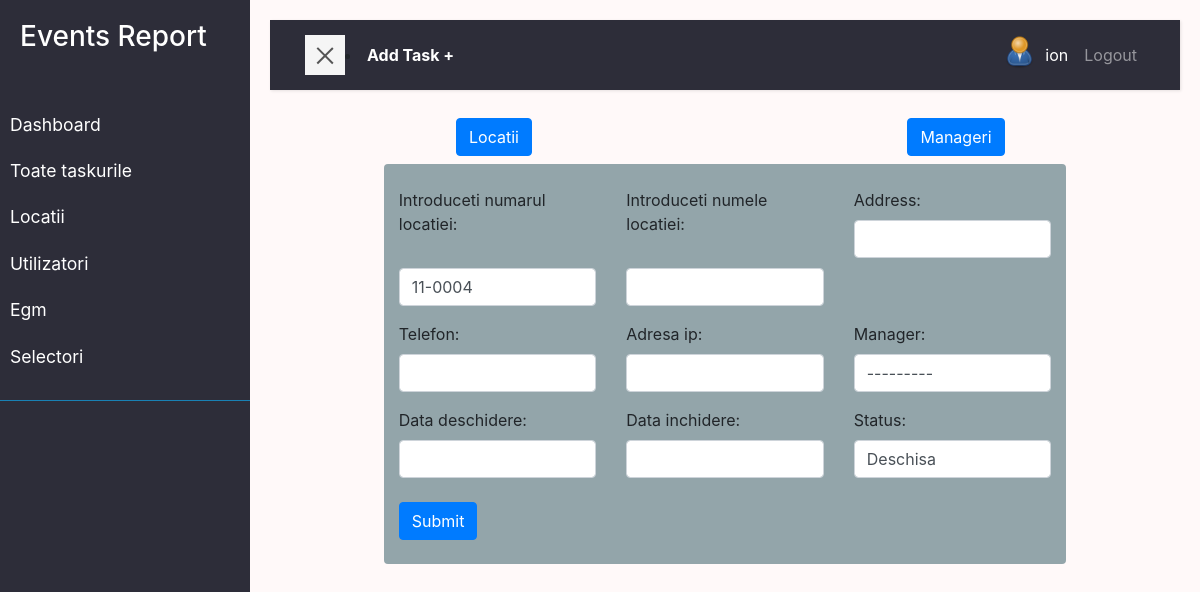
Screenshot of /location/location-edith/1/ (signed in) with the database file from the repository.
### user/models.py (models this page shows, shortened)
class Profile(models.Model):
    user = models.OneToOneField(
        User, on_delete=models.DO_NOTHING, null=True, blank=True)
    nume = models.CharField(max_length=200, blank=True, null=True)
    prenume = models.CharField(max_length=200, blank=True, null=True)
    email = models.EmailField(max_length=500, blank=True, null=True)
    email_serviciu = models.EmailField(max_length=500,unique=True, blank=True, null=True)
    username = models.CharField(max_length=200, blank=True, null=True)
    location = models.CharField(max_length=200, blank=True, null=True)
    functie = models.CharField(max_length=200, blank=True, null=True, default='Tehnician Electronica')
    profile_image = models.ImageField(null=True, blank=True, upload_to='profiles/', default='profiles/user-default.png')
    url_facebook = models.CharField(max_length=200, blank=True, null=True)
    phone = models.CharField(max_length=200, blank=True, null=True)
    phone_serviciu = models.CharField(max_length=200, blank=True, null=True)
    created = models.DateTimeField(auto_now_add=True)
    id = models.UUIDField(default=uuid.uuid4, unique=True,
                        primary_key=True, editable=False)
    class Meta:
        ordering = ['created']
    @property
    def imageURL(self):
        try:
            url = self.profile_image.url
        except:
            url = ''
        return url

### location/models.py (models this page shows, shortened)
class Location(models.Model):
    STAT = (
        ('deschisa', 'Deschisa'),
        ('inchisa', 'Inchisa'),
        ('in_progres', 'In progres'),
    )
    numar = models.CharField(max_length=200)
    name = models.CharField(max_length=200, null=True, blank=True)
    address = models.CharField(max_length=200, null=True, blank=True)
    status = models.CharField(max_length=200, choices=STAT)
    telefon = models.CharField(max_length=200, null=True, blank=True)
    adresa_ip = models.CharField(max_length=200, null=True, blank=True)
    manager = models.ForeignKey(
        'Manager', null=True, blank=True, on_delete=models.SET_NULL)
    data_deschidere = models.DateField(null=True, blank=True)
    data_inchidere = models.DateField(null=True, blank=True)
    created = models.DateTimeField(auto_now_add=True, null=True, blank=True)

### location/views.py (the view)
# urls.py: path('location-edith/<str:pk>/', views.edithLocation, name='location-edith'),
@login_required(login_url='login')
def edithLocation(request, pk):
    locatia = Location.objects.get(id=pk)
    form = LocationForm(instance=locatia)
    if request.method == 'POST':
        form = LocationForm(request.POST, instance=locatia)
        if form.is_valid:
            form.save()
            return redirect('locations')
    context = {'form': form}
    return render(request, 'location/location_form.html', context)

### location/forms.py
class LocationForm(ModelForm):
    class Meta:
        model = Location
        fields = ['numar','name','address','telefon','adresa_ip',
            'manager', 'data_deschidere','data_inchidere', 'status']
        labels = {
            'numar': 'Introduceti numarul locatiei',
            'name': 'Introduceti numele locatiei',
        }
    def __init__(self, *args, **kwargs):
        super(LocationForm, self).__init__(*args, **kwargs)
        for name, field in self.fields.items():
            field.widget.attrs.update({'class':'form-control'})

### location/templates/location/location_form.html (shortened to what this page needs)
{% extends 'main.html' %}
{% block content %}
<div class="row text-center p-2">
<div class="col"><a class="btn btn-primary" href="{% url 'locations' %}">Locatii</a></div>
<div class="col"><a class="btn btn-primary" href="{% url 'managers' %}">Manageri</a></div>
</div>
    <div class=" form_in col-9 container rounded">
        <br>
        <form  method="POST" >
            <div class="row g-3">
            {% for field in form %}
            <div class=" col-md-4">
                <label >{{field.label}}:</label>
               {{field}}
            </div>
            {% endfor %}
                </div>
                <br>
                <input class=" btn btn-primary" type="submit" value="Submit" />
               <br><br>
            </form>
    </div>
  {% endblock %}

### templates/navbar.html (shortened to what this page needs)
    <div class="wrapper">
        <nav id="sidebar" >
            <div class="sidebar-header">
                <h3>Events Report</h3>
            </div>
            <ul class="list-unstyled components">
                <li >
                   <a href="{% url 'dashboard' %}">Dashboard</a>
                   <a href="{% url 'tasks'%}">Toate taskurile</a>
                   <a href="{% url 'locations' %}">Locatii</a>
                   <a href="{% url 'profiles' %}">Utilizatori</a>
                   <a href="{% url 'egm' %}">Egm</a>
                   <a href="{% url 'selectori' %}">Selectori</a>
                </li>
            </ul>
        </nav>
        <div id="content">
            <nav class="navbar navbar-expand-lg navbar-dark bg-nn">
                <div class="container-fluid">
                    <button type="button" id="sidebarCollapse" class="navbar-btn btn-blue ">
                        <span></span>
                    </button> <li class="nav-item active "><a  class="text-white fw-bold" href="{% url 'task-form' %}?next=/">Add Task +</a></li>
                    <div class="collapse navbar-collapse  " id="navbarSupportedContent">
                        <ul class="nav navbar-nav  ml-auto">
                            {% if request.user.is_authenticated %}
                            <li class="nav-item active"><a class="" href="{% url 'account' %}"><img src="{{request.user.profile.imageURL}}"
                                alt="avatar"class="rounded-circle img-fluid" style="width: 35px;"></a></li>
                            <li class="nav-item active"><a class="nav-link" href="{% url 'account' %}">{{request.user.profile.username}}</a></li>
                            <li class="nav-item"><a class="nav-link" href="{% url 'logout' %}">Logout</a></li>
                            {% else %}
                            <li class="nav-item"><a class="nav-link" href="{% url 'login' %}">Login/Sign Up</a></li>
                            {% endif %}
                        </ul>
                    </div>
                </div>
            </nav>
</body>
</html>

### static/styles/app.css (style rules this page uses)
:root { --color-sub: #2d2d39; --color-sub1: #12528f; }
.form_in { background-color: #93a5aa; min-width: 30rem; min-height: 10rem; }

### static/styles/main.css (style rules this page uses)
:root { --color-sub: #2d2d39; --color-sub1: #275179; }
body { background: #fff9f9; }
a, a:hover, a:focus { color: inherit; text-decoration: none; transition: all 0.3s; }
.navbar { padding: 15px 20px; background: var(--color-sub); border: none; border-radius: 0; margin-bottom: 20px; box-shadow: 1px 1px 3px rgba(0, 0, 0, 0.1); }
.navbar-btn { box-shadow: none; outline: none !important; border: none; }
.wrapper { display: flex; width: 100%; align-items: stretch; perspective: 1500px; }
#sidebar { min-width: 250px; max-width: 250px; background: var(--color-sub); color: #fff; transition: all 0.6s cubic-bezier(0.945, 0.020, 0.270, 0.665); transform-origin: bottom left; }
#sidebar .sidebar-header { padding: 20px; background:var(--color-sub); }
#sidebar ul.components { padding: 20px 0; border-bottom: 1px solid #1981b4; }
#sidebar ul li a { padding: 10px; font-size: 1.1em; display: block; }
#content { width: 100%; padding: 20px; min-height: 100vh; transition: all 0.3s; }
#sidebarCollapse { width: 40px; height: 40px; background: #f5f5f5; cursor: pointer; }
#sidebarCollapse span { width: 80%; height: 2px; margin: 0 auto; display: block; background: #555; transition: all 0.8s cubic-bezier(0.810, -0.330, 0.345, 1.375); transition-delay: 0.2s; }
#sidebarCollapse span:last-of-type { transform: rotate(-45deg) translate(1px, -1px); }

### rows the page displays
Location: form "11-0004" "---------" "Deschisa"

### other values shown
{{ request.user.profile.username }} "ion"
{{ field.label }} "Introduceti numarul locatiei" "Introduceti numele locatiei" "Address" "Telefon" "Adresa ip" "Manager" "Data deschidere" "Data inchidere" "Status"
